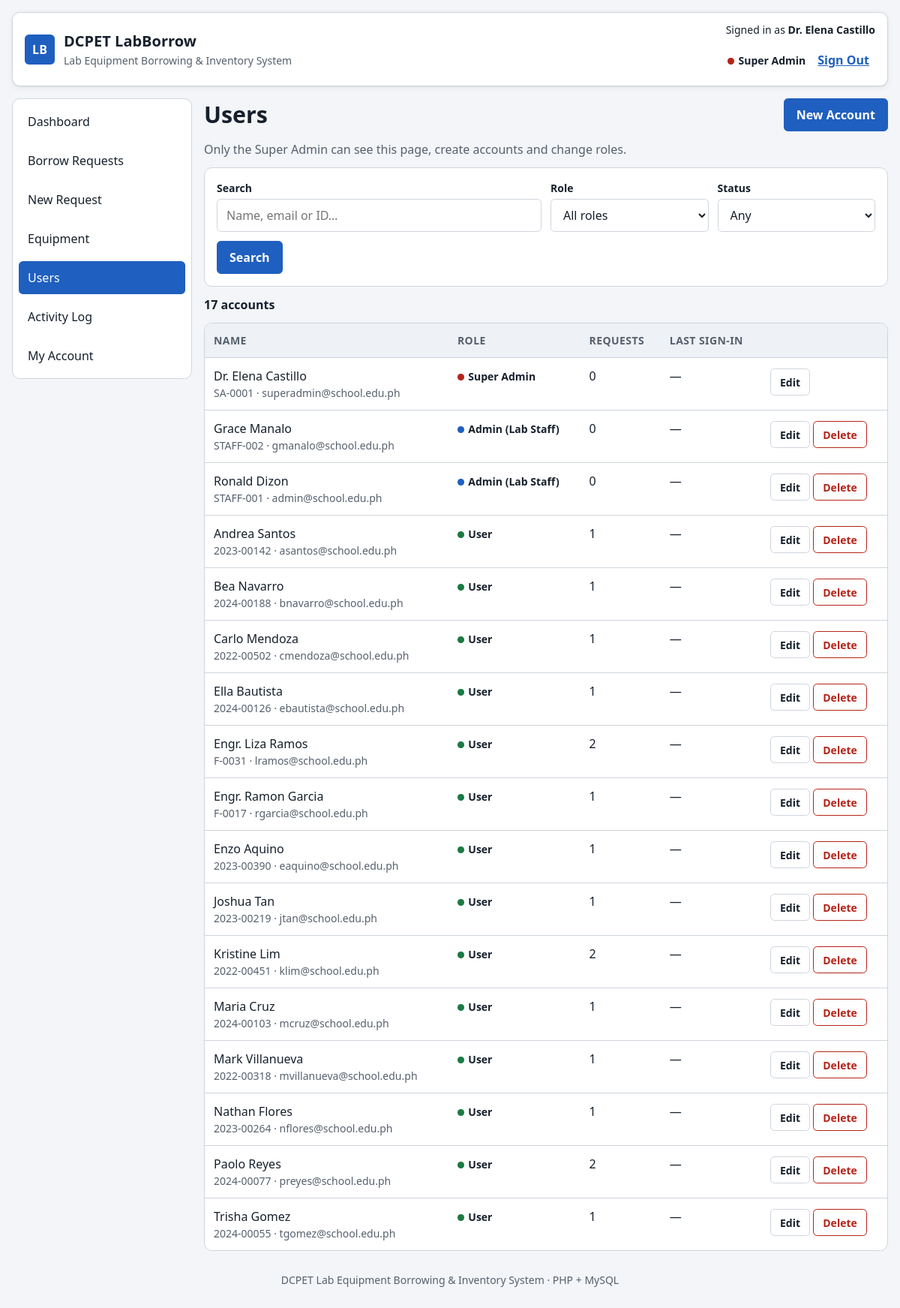
/users.php (signed in), run on the app's committed database.
### tables this page shows
CREATE TABLE users (
  id             INT UNSIGNED AUTO_INCREMENT PRIMARY KEY,
  school_id      VARCHAR(20)  NOT NULL UNIQUE,
  full_name      VARCHAR(100) NOT NULL,
  email          VARCHAR(120) NOT NULL UNIQUE,
  password_hash  VARCHAR(255) NOT NULL,
  role           ENUM('super_admin','admin','user') NOT NULL DEFAULT 'user',
  borrower_type  ENUM('Student','Faculty','Staff') NOT NULL DEFAULT 'Student',
  is_active      TINYINT(1)   NOT NULL DEFAULT 1,
  last_login_at  DATETIME     NULL,
  created_at     DATETIME     NOT NULL DEFAULT CURRENT_TIMESTAMP,
  updated_at     DATETIME     NOT NULL DEFAULT CURRENT_TIMESTAMP ON UPDATE CURRENT_TIMESTAMP,
  INDEX idx_users_role (role)
);

### includes/helpers.php (called while the page is built, shortened)
<?php
function e($value): string
{
    return htmlspecialchars((string) $value, ENT_QUOTES, 'UTF-8');
}
function input(string $key, $default = '')
{
    $value = $_POST[$key] ?? $_GET[$key] ?? $default;
    return is_string($value) ? trim($value) : $value;
}
function fmt_datetime(?string $iso): string
{
    if (!$iso) return '—';
    return date('M j, Y g:i A', strtotime($iso));
}

### includes/db.php (called while the page is built, shortened)
<?php
function db(): PDO
{
    static $pdo = null;
    if ($pdo === null) {
        $dsn = 'mysql:host=' . DB_HOST . ';port=' . DB_PORT . ';dbname=' . DB_NAME . ';charset=utf8mb4';
        try {
            $pdo = new PDO($dsn, DB_USER, DB_PASS, [
                PDO::ATTR_ERRMODE => PDO::ERRMODE_EXCEPTION,
                PDO::ATTR_DEFAULT_FETCH_MODE => PDO::FETCH_ASSOC,
                PDO::ATTR_EMULATE_PREPARES => false,
            ]);
            $pdo->exec("SET time_zone = '+08:00'");
        } catch (PDOException $e) {
            http_response_code(500);
            echo '<!doctype html><meta charset="utf-8"><title>Database unavailable</title>'
                . '<body style="font-family:system-ui;padding:2rem;max-width:40rem">'
                . '<h1>Can’t reach the database</h1>'
                . '<p>Start MySQL in the XAMPP Control Panel and import <code>database/labborrow_db.sql</code> in phpMyAdmin, then reload this page.</p>'
                . '<p style="color:#56606d">' . htmlspecialchars($e->getMessage()) . '</p></body>';
            exit;
        }
    }
    return $pdo;
}
function db_all(string $sql, array $params = []): array
{
    $stmt = db()->prepare($sql);
    $stmt->execute($params);
    return $stmt->fetchAll();
}
function db_one(string $sql, array $params = []): ?array
{
    $stmt = db()->prepare($sql);
    $stmt->execute($params);
    $row = $stmt->fetch();
    return $row === false ? null : $row;
}

### includes/auth.php (called while the page is built, shortened)
<?php
require_once __DIR__ . '/db.php';
require_once __DIR__ . '/helpers.php';
function current_user(): ?array
{
    static $user = false;
    if ($user === false) {
        $user = null;
        if (!empty($_SESSION['user_id'])) {
            $user = db_one('SELECT * FROM users WHERE id = ? AND is_active = 1', [$_SESSION['user_id']]);
        }
    }
    return $user;
}
function can(string $permission): bool
{
    $user = current_user();
    return $user && in_array($permission, PERMISSIONS[$user['role']] ?? [], true);
}
function require_login(): array
{
    $user = current_user();
    return $user;
}
function require_permission(string $permission): array
{
    $user = require_login();
    return $user;
}

### users.php (the view, shortened to what this page needs)
<?php
require __DIR__ . '/includes/auth.php';
$me = require_permission('users.manage');
$active_nav = 'users';
    ?>
    <?php
$q = input('q');
$where = [];
$args = [];
$users = db_all('SELECT u.*, (SELECT COUNT(*) FROM borrow_requests r WHERE r.user_id = u.id) AS request_count FROM users u'
    . ($where ? ' WHERE ' . implode(' AND ', $where) : '')
    . " ORDER BY FIELD(u.role, 'super_admin', 'admin', 'user'), u.full_name", $args);
require __DIR__ . '/includes/layout/header.php';
?>
<div class="title-row">
  <h1 class="view-title">Users</h1>
  <a class="btn btn-primary" href="users.php?action=new">New Account</a>
</div>
<p class="view-lead">Only the Super Admin can see this page, create accounts and change roles.</p>
<form class="toolbar" method="get" role="search" aria-label="Search users">
  <div class="field">
    <label for="q">Search</label>
    <input id="q" name="q" type="search" value="<?= e($q) ?>" placeholder="Name, email or ID…">
  </div>
  <div class="field">
    <label for="role">Role</label>
    <select id="role" name="role">
      <option value="ALL">All roles</option>
    </select>
  </div>
  <div class="field">
    <label for="status-filter">Status</label>
    <select id="status-filter" name="status">
      <option value="ALL">Any</option>
    </select>
  </div>
  <div class="toolbar-actions">
    <button type="submit" class="btn btn-primary">Search</button>
  </div>
</form>
<p class="result-count" role="status"><?= count($users) ?> account<?= count($users) === 1 ? '' : 's' ?><?= $q !== '' ? ' for “' . e($q) . '”' : '' ?></p>
<?php if (!$users): ?>
  <div class="empty-state"><p><strong>No accounts match your search.</strong></p><a class="btn" href="users.php">Clear Filters</a></div>
<?php else: ?>
  <div class="table-wrap">
    <table class="data-table">
      <thead>
        <tr>
          <th scope="col">Name</th>
          <th scope="col">Role</th>
          <th scope="col" class="col-optional">Requests</th>
          <th scope="col">Last sign-in</th>
          <th scope="col"><span class="visually-hidden">Actions</span></th>
        </tr>
      </thead>
      <tbody>
        <?php foreach ($users as $u): ?>
          <tr>
            <td data-label="Name"><?= e($u['full_name']) ?><span class="cell-sub"><?= e($u['school_id'] . ' · ' . $u['email']) ?></span></td>
            <td data-label="Role">
              <span class="role-tag role-<?= e($u['role']) ?>"><?= e(ROLE_LABELS[$u['role']]) ?></span>
            </td>
            <td data-label="Requests" class="col-optional"><?= (int) $u['request_count'] ?></td>
            <td data-label="Last sign-in"><?= fmt_datetime($u['last_login_at']) ?></td>
            <td class="cell-actions">
              <a class="btn btn-sm" href="users.php?action=edit&amp;id=<?= (int) $u['id'] ?>">Edit</a>
              <?php if ((int) $u['id'] !== (int) $me['id']): ?>
                <form method="post" action="users.php" class="inline-form" data-confirm="Delete the account of <?= e($u['full_name']) ?>? This can’t be undone." data-confirm-label="Delete">
                  <button type="submit" class="btn btn-sm btn-danger">Delete</button>
                </form>
              <?php endif; ?>
            </td>
          </tr>
        <?php endforeach; ?>
      </tbody>
    </table>
  </div>
<?php endif; ?>
<?php require __DIR__ . '/includes/layout/footer.php'; ?>

### includes/layout/header.php (shortened to what this page needs)
<?php
$me = current_user();
$active_nav = $active_nav ?? '';
$nav = [];
if ($me) {
    $nav[] = ['dashboard', 'dashboard.php', 'Dashboard'];
    $nav[] = ['requests', 'requests.php', can('requests.view_all') ? 'Borrow Requests' : 'My Requests'];
    $nav[] = ['new-request', 'requests.php?action=new', 'New Request'];
    $nav[] = ['equipment', 'equipment.php', 'Equipment'];
    if (can('users.manage')) $nav[] = ['users', 'users.php', 'Users'];
    if (can('activity.view')) $nav[] = ['activity', 'activity.php', 'Activity Log'];
    $nav[] = ['account', 'account.php', 'My Account'];
}
?><!DOCTYPE html>
<html lang="en">
<head>
  <link rel="stylesheet" href="css/styles.css">
  <link rel="stylesheet" href="css/app.css">
</head>
<body>
  <div class="app-shell">
    <header class="app-header">
      <div class="brand">
        <span class="brand-mark" aria-hidden="true">LB</span>
        <div>
          <p class="brand-title"><?= e(APP_NAME) ?></p>
          <p class="brand-subtitle">Lab Equipment Borrowing &amp; Inventory System</p>
        </div>
      </div>
      <?php if ($me): ?>
      <section class="session-box" aria-label="Current session">
        <p class="session-text">Signed in as <strong><?= e($me['full_name']) ?></strong></p>
        <div class="session-note">
          <span class="role-tag role-<?= e($me['role']) ?>"><?= e(ROLE_LABELS[$me['role']]) ?></span>
          <form action="logout.php" method="post" class="inline-form">
            <button type="submit" class="link-button">Sign Out</button>
          </form>
        </div>
      </section>
      <?php endif; ?>
    </header>
    <?php if ($me): ?>
    <nav class="primary-nav" id="primary-nav" aria-label="Primary">
      <ul>
        <?php foreach ($nav as [$key, $href, $label]): ?>
          <li><a href="<?= e($href) ?>"<?= $key === $active_nav ? ' aria-current="page"' : '' ?>><?= e($label) ?></a></li>
        <?php endforeach; ?>
      </ul>
    </nav>
    <?php endif; ?>
    <main id="app" tabindex="-1" class="<?= $me ? '' : 'main-solo' ?>">

### css/app.css (style rules this page uses)
.session-note { display: flex; flex-wrap: wrap; gap: var(--space-2); align-items: center; justify-content: flex-end; }
.inline-form { display: inline; margin: 0; }
.link-button { background: none; border: 0; padding: var(--space-1) var(--space-2); min-height: var(--touch-target); color: var(--brand); font: inherit; font-weight: 600; cursor: pointer; text-decoration: underline; }
.role-tag { font-size: var(--text-sm); font-weight: 600; white-space: nowrap; }
.role-tag::before { content: ""; display: inline-block; width: .55rem; height: .55rem; margin-right: .35rem; border-radius: 50%; background: var(--text-muted); }
.role-super_admin::before { background: var(--danger); }
.role-admin::before { background: var(--brand); }
.role-user::before { background: var(--success); }
a.btn { text-decoration: none; }
.title-row { display: flex; flex-wrap: wrap; align-items: center; justify-content: space-between; gap: var(--space-3); margin-bottom: var(--space-3); }
.title-row .view-title { margin: 0; }
.toolbar-actions { display: flex; gap: var(--space-2); align-items: end; }

### data on the page
users: full_name "Dr. Elena Castillo", role "Super Admin", school+email "SA-0001 · superadmin@school.edu.ph", request_count "0", last_login_at "—"
users: full_name "Grace Manalo", school+email "STAFF-002 · gmanalo@school.edu.ph", role "Admin (Lab Staff)", request_count "0", last_login_at "—"
users: full_name "Ronald Dizon", school+email "STAFF-001 · admin@school.edu.ph", role "Admin (Lab Staff)", request_count "0", last_login_at "—"
users: full_name "Andrea Santos", school+email "2023-00142 · asantos@school.edu.ph", role "User", request_count "1", last_login_at "—"
users: full_name "Bea Navarro", school+email "2024-00188 · bnavarro@school.edu.ph", role "User", request_count "1", last_login_at "—"
users: full_name "Carlo Mendoza", school+email "2022-00502 · cmendoza@school.edu.ph", role "User", request_count "1", last_login_at "—"
users: full_name "Ella Bautista", school+email "2024-00126 · ebautista@school.edu.ph", role "User", request_count "1", last_login_at "—"
users: full_name "Engr. Liza Ramos", school+email "F-0031 · lramos@school.edu.ph", role "User", request_count "2", last_login_at "—"
users: full_name "Engr. Ramon Garcia", school+email "F-0017 · rgarcia@school.edu.ph", role "User", request_count "1", last_login_at "—"
users: full_name "Enzo Aquino", school+email "2023-00390 · eaquino@school.edu.ph", role "User", request_count "1", last_login_at "—"
users: full_name "Joshua Tan", school+email "2023-00219 · jtan@school.edu.ph", role "User", request_count "1", last_login_at "—"
users: full_name "Kristine Lim", school+email "2022-00451 · klim@school.edu.ph", role "User", request_count "2", last_login_at "—"
users: full_name "Maria Cruz", school+email "2024-00103 · mcruz@school.edu.ph", role "User", request_count "1", last_login_at "—"
users: full_name "Mark Villanueva", school+email "2022-00318 · mvillanueva@school.edu.ph", role "User", request_count "1", last_login_at "—"
users: full_name "Nathan Flores", school+email "2023-00264 · nflores@school.edu.ph", role "User", request_count "1", last_login_at "—"
users: full_name "Paolo Reyes", school+email "2024-00077 · preyes@school.edu.ph", role "User", request_count "2", last_login_at "—"
users: full_name "Trisha Gomez", school+email "2024-00055 · tgomez@school.edu.ph", role "User", request_count "1", last_login_at "—"

### other printed values
APP_NAME "DCPET LabBorrow"
$label "Dashboard"
$label "Borrow Requests"
$label "New Request"
$label "Equipment"
$label "Users"
$label "Activity Log"
$label "My Account"
count($users) "17"
